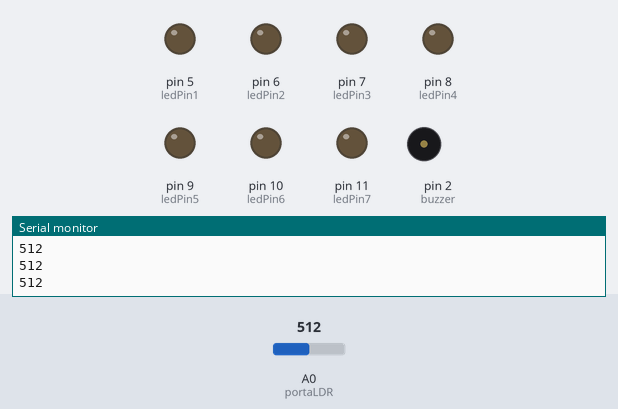
A sketch run on a simulated Arduino Uno, built with avr-gcc and run on an emulated ATmega328P. Parts: output pins drawn as LEDs (lit = HIGH), buzzer (waves = sounding), the last lines printed to the serial monitor. The inputs (shaded band) are chosen by the test bench; at power-on: A0 (portaLDR) = 512.

Above: at 1.2 s.
1.3 s: A0 (portaLDR) set to 335
2.8 s: A0 (portaLDR) set to 310
At 3.6 s:
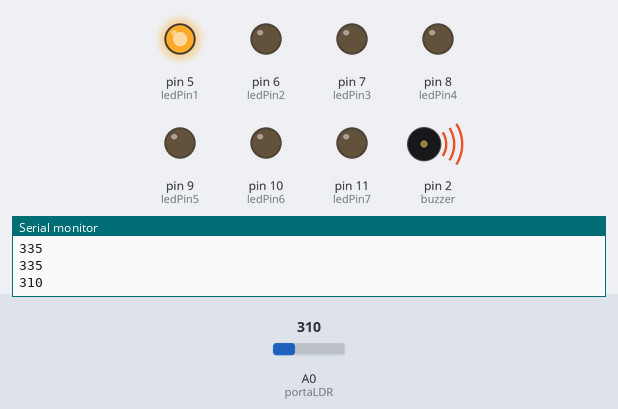
5.8 s: A0 (portaLDR) set to 270
At 7.6 s:
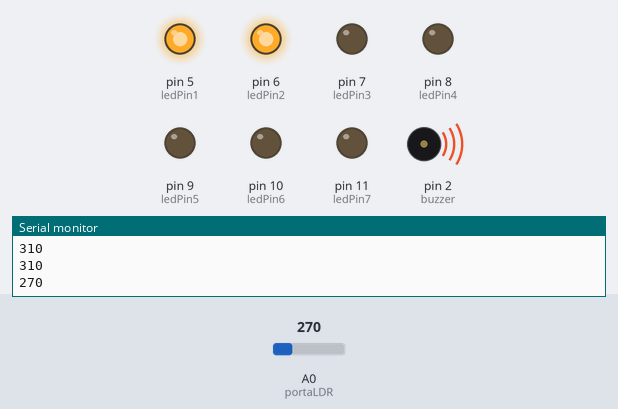
8.8 s: A0 (portaLDR) set to 293
At 11.1 s:
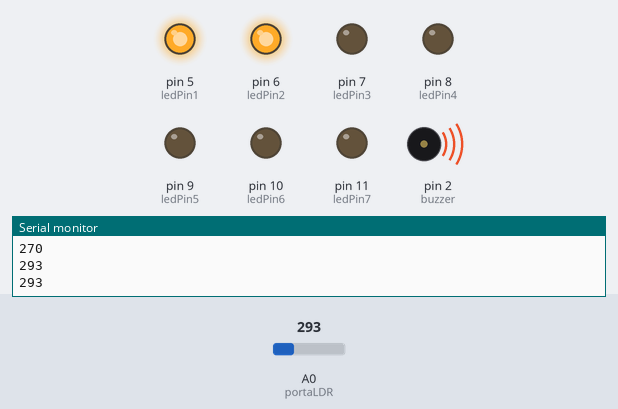
11.8 s: A0 (portaLDR) set to 306
At 14.6 s:
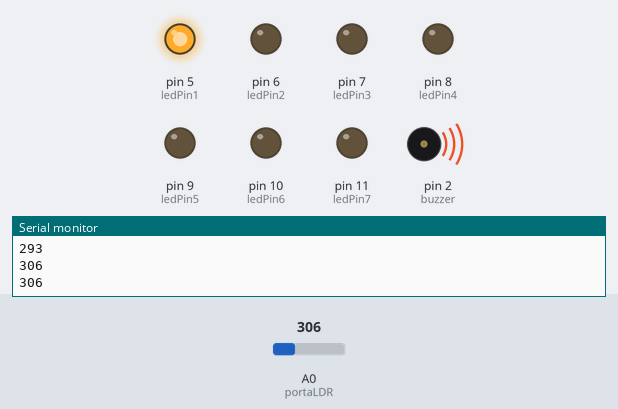
14.8 s: A0 (portaLDR) set to 330
At 15.4 s:
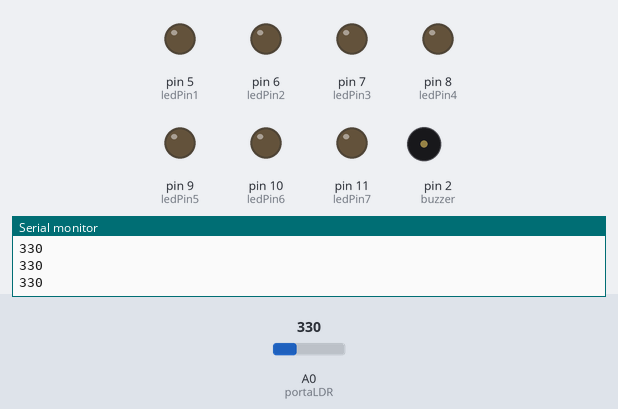
Timing chart, 0 to 17.3 s (numbered marks = the images above; inputs shaded):
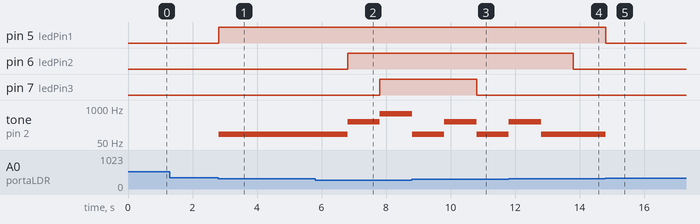

The sketch:

Alarme.ino
```cpp
const int portaLDR = A0;
int ledPin1 = 5;
int ledPin2 = 6;
int ledPin3 = 7;
int ledPin4 = 8;
int ledPin5 = 9;
int ledPin6 = 10;
int ledPin7 = 11;

const int buzzer = 2;

void setup(){
  Serial.begin(9600);
  //Buzzer
  pinMode(buzzer, OUTPUT);
  //LDR
  pinMode(portaLDR,INPUT);
  //LED´s
  pinMode(ledPin1,OUTPUT);
  pinMode(ledPin2,OUTPUT);
  pinMode(ledPin3,OUTPUT);
  pinMode(ledPin4,OUTPUT);
  pinMode(ledPin5,OUTPUT);
  pinMode(ledPin6,OUTPUT);
  pinMode(ledPin7,OUTPUT);

}

void loop (){
  int LDR = analogRead(portaLDR);
  Serial.println(LDR);
  if(LDR<=320){
    digitalWrite(ledPin1, HIGH);
    tone(buzzer, 100);
    delay(1000);
  }
  else{
    digitalWrite(ledPin1, LOW);
    noTone(buzzer);
  }
  if(LDR<=300){
    digitalWrite(ledPin2, HIGH);
    tone(buzzer, 300);
    delay(1000);
  }
  else{
    digitalWrite(ledPin2, LOW);
    noTone(buzzer);
  }
  if(LDR<=280){
    digitalWrite(ledPin3, HIGH);
    tone(buzzer, 600);
    delay(1000);
  }
  else{
    digitalWrite(ledPin3, LOW);
    noTone(buzzer);
  }
  if(LDR<=250){
    digitalWrite(ledPin4, HIGH);
    tone(buzzer, 900);
    delay(1000);
  }
  else{
    digitalWrite(ledPin4, LOW);
    noTone(buzzer);
  }
  if(LDR<=220){
    digitalWrite(ledPin5, HIGH);
    tone(buzzer, 1200);
    delay(1000);
  }
  else{
    digitalWrite(ledPin5, LOW);
    noTone(buzzer);
  }
  if(LDR<=170){
    digitalWrite(ledPin6, HIGH);
    tone(buzzer, 1500);
    delay(1000);
  }
  else{
    digitalWrite(ledPin6, LOW);
    noTone(buzzer);
  }
  if(LDR<=150){
    digitalWrite(ledPin7, HIGH);
    tone(buzzer, 1800);
    delay(1000);
  }
  else{
    digitalWrite(ledPin7, LOW);
    noTone(buzzer);
  }
}
```

Measured:
- the behaviour switches between 321 and 320 on A0 (portaLDR) (found by bisection; images 0 and 1)
- after the input at 2.8 s, pin 5 (ledPin1): LOW → HIGH at once; tone on pin 2 (buzzer): silent → 100 Hz at once
- after the input at 5.8 s, pin 6 (ledPin2): LOW → HIGH after 1.0 s; pin 7 (ledPin3): LOW → HIGH after 2.0 s; tone on pin 2 (buzzer): 100 Hz → 300 Hz after 1.0 s, → 600 Hz 1.0 s later
- after the input at 8.8 s, pin 7 (ledPin3): HIGH → LOW after 2.0 s
- after the input at 11.8 s, pin 6 (ledPin2): HIGH → LOW after 2.0 s; tone on pin 2 (buzzer): goes on until 12.8 s, then stays 100 Hz
- after the input at 14.8 s, pin 5 (ledPin1): HIGH → LOW at once; tone on pin 2 (buzzer): 100 Hz → silent at once
